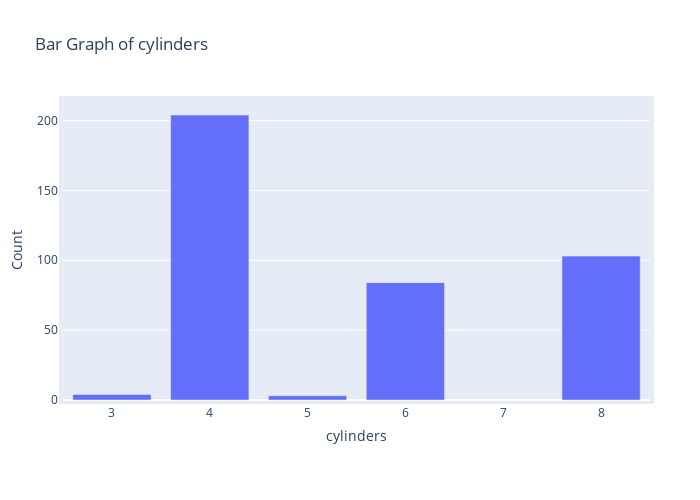
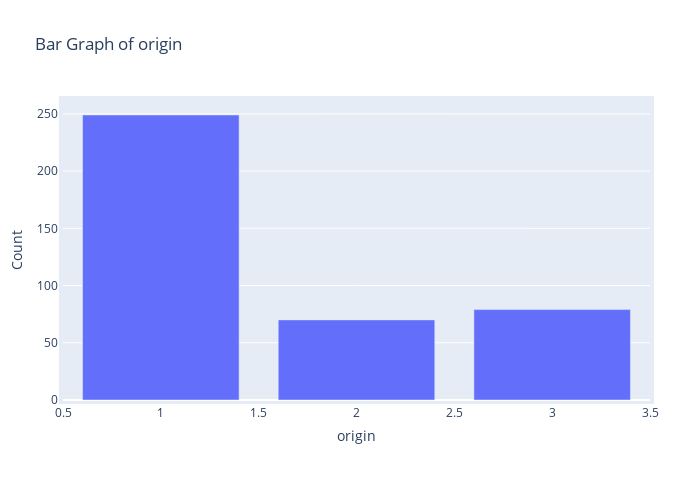

Notebook cell for these charts, in order:
### Markdown cell above
### Univariate Analysis

### Code cell
for col in col_cat:
    # Create a pivot table for the current column
    pivot_df = df.pivot_table(index=col, aggfunc='size', fill_value=0)
    
    # Plotting
    fig = go.Figure(go.Bar(x=pivot_df.index, y=pivot_df.values))
    fig.update_layout(title=f'Bar Graph of {col}', xaxis_title=col, yaxis_title='Count')
    fig.update_layout(
    autosize=False,
    width=700,
    height=500,
    margin=dict(
        l=50,
        r=50,
        b=100,
        t=100,
        pad=4
    ),
    # paper_bgcolor="LightSteelBlue",
)
    fig.show()

### Figure 1 — Plotly figure (JSON) as saved in the notebook; plotly's stock layout.template omitted (floating-point values rounded to 4 significant figures)
{"data": [{"type": "bar", "x": [3, 4, 5, 6, 8], "y": [4, 204, 3, 84, 103]}], "layout": {"autosize": false, "height": 500, "margin": {"b": 100, "l": 50, "pad": 4, "r": 50, "t": 100}, "title": {"text": "Bar Graph of cylinders"}, "width": 700, "xaxis": {"title": {"text": "cylinders"}}, "yaxis": {"title": {"text": "Count"}}}}

### Figure 2 — Plotly figure (JSON) as saved in the notebook; plotly's stock layout.template omitted (floating-point values rounded to 4 significant figures)
{"data": [{"type": "bar", "x": [1, 2, 3], "y": [249, 70, 79]}], "layout": {"autosize": false, "height": 500, "margin": {"b": 100, "l": 50, "pad": 4, "r": 50, "t": 100}, "title": {"text": "Bar Graph of origin"}, "width": 700, "xaxis": {"title": {"text": "origin"}}, "yaxis": {"title": {"text": "Count"}}}}
